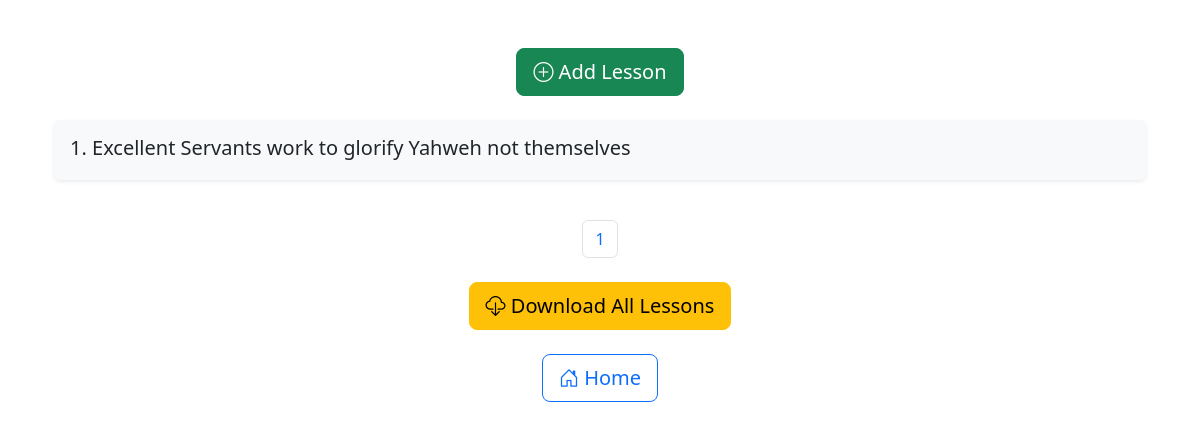
The app's page /lessons (signed in), older data.
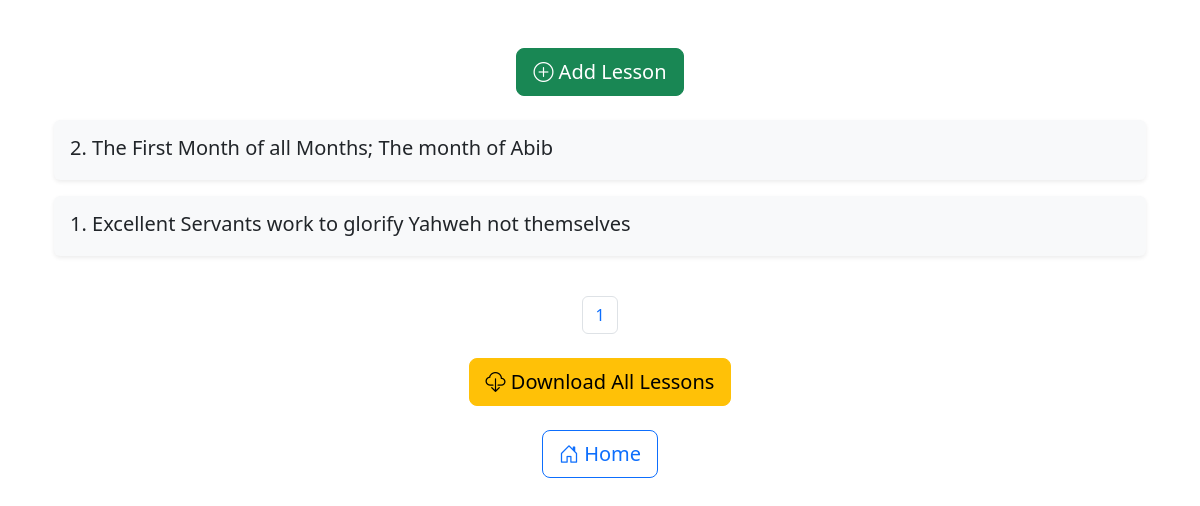
The same page, newer data.
### application/models.py (models this page shows, shortened)
class Lesson(db.Model):
    id = db.Column(db.Integer, primary_key=True)
    title = db.Column(db.String(100), nullable=False)
    scripture_reading = db.Column(db.Text, nullable=False)
    memory_verse = db.Column(db.Text, nullable=False)
    date_posted = db.Column(db.DateTime, nullable=False, default=datetime.utcnow)
    introduction = db.Column(db.Text)
    conclusion = db.Column(db.Text)
    body = db.relationship('Body', backref='Lesson.id', lazy="joined")

### application/lessons/routes.py (the view)
@lessons_bp.route('/lessons', methods=['GET'])
@login_required
def lessons():
    page = request.args.get('page', 1, type=int)
    lessons = Lesson.query.order_by(Lesson.date_posted.desc()).paginate(page=page, per_page=10)
    print(type(lessons))  # Check the type of `lessons`
    return render_template('lessons.html', title='Sabbath Lessons', lessons=lessons)

### application/models.py (called while the page is built)
@login_manager.user_loader
def load_user(user_id):
    return User.query.get(int(user_id))

### application/templates/lessons.html
{% extends "layout.html" %}
{% block content %}
<div class="container py-4">
  <div class="mb-4 text-center">
    <a href="{{ url_for('lessons.add_lesson') }}" class="btn btn-success btn-lg">
      <i class="bi bi-plus-circle"></i> Add Lesson
    </a>
  </div>
  <fieldset class="mb-4">
    {% for lesson in lessons %}
      <div class="mb-3 p-3 bg-light rounded shadow-sm">
        <a href="{{ url_for('lessons.view_lesson', lesson_id=lesson.id) }}" class="text-decoration-none text-dark">
          <h5 class="mb-1">{{ lesson.id }}.    {{ lesson.title }}</h5>
        </a>
      </div>
    {% endfor %}
  </fieldset>
  <nav aria-label="Lessons pagination">
    <ul class="pagination justify-content-center">
      {% for page_num in lessons.iter_pages() %}
        {% if page_num %}
          <li class="page-item">
            <a class="page-link" href="{{ url_for('lessons.lessons', page=page_num) }}">{{ page_num }}</a>
          </li>
        {% else %}
          <li class="page-item disabled"><span class="page-link">...</span></li>
        {% endif %}
      {% endfor %}
    </ul>
  </nav>
  <div class="text-center mt-4">
    <a href="{{ url_for('static', filename='Lessons/lsn1-may.pdf') }}" class="btn btn-warning btn-lg">
      <i class="bi bi-cloud-download"></i> Download All Lessons
    </a>
  </div>
  <div class="mt-4 text-center">
    <small>
      <h5>
        <a href="{{ url_for('main.home') }}" class="btn btn-outline-primary btn-lg">
          <i class="bi bi-house-door"></i> Home
        </a>
      </h5>
    </small>
  </div>
</div>
{% endblock content %}

Row changes from the older to the newer data that the page shows:
added Lesson: id "2", title "The First Month of all Months; The month of Abib"
